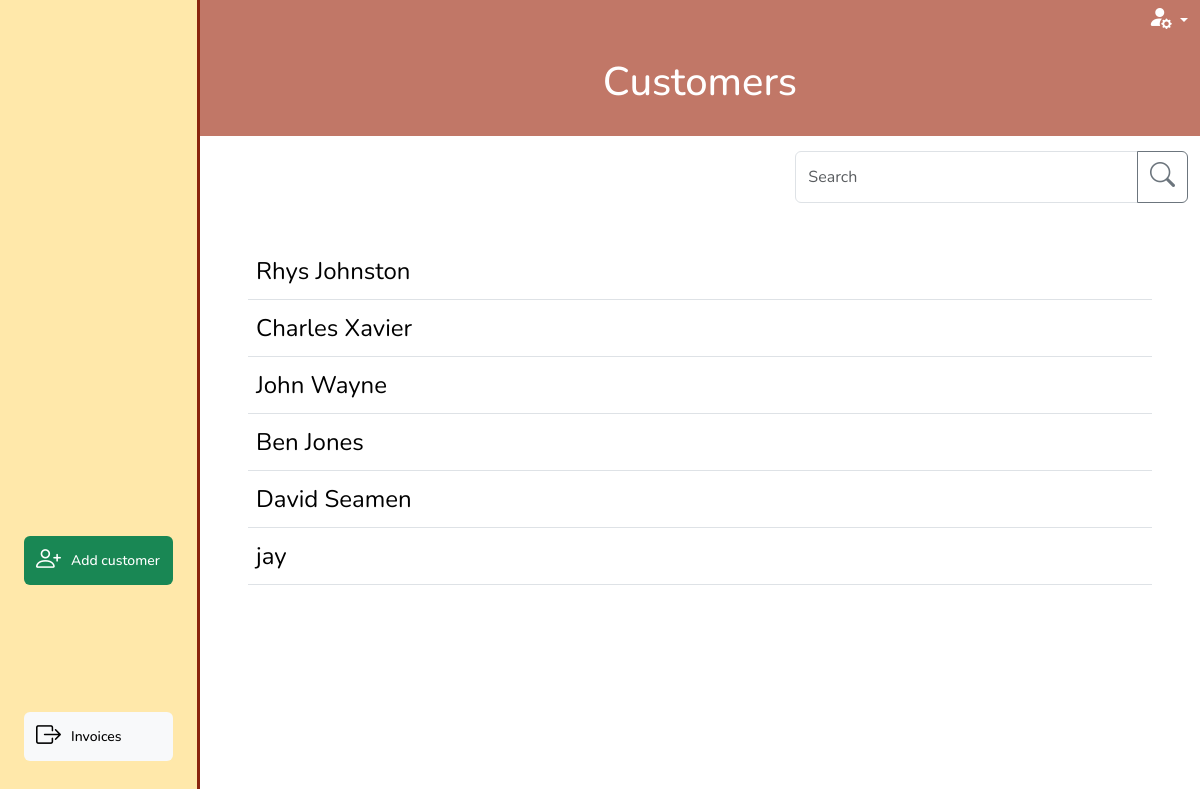
The app's page /customers/ with its own data.
### customer/models.py (models this page shows, shortened)
class Customer(models.Model):
    class CustomerType(models.IntegerChoices):
        TRADE = 1, 'Trade'
        PRIVATE = 2, 'Private'
    class PaymentTerms(models.IntegerChoices):
        PIA = 1, 'Payment in advance'
        NET_7 = 2, '7 days'
        NET_14 = 3, '14 days'
        NET_30 = 4, '30 days'
        NET_60 = 5, '60 days'
    name = models.CharField(max_length=20, blank=False, null=False)
    friendly_name = models.CharField(max_length=10, blank=True, null=True)
    type = models.PositiveSmallIntegerField(
        choices=CustomerType.choices, blank=True, null=True)
    address_line_1 = models.CharField(max_length=27, blank=True, null=True)
    address_line_2 = models.CharField(max_length=27, blank=True, null=True)
    city_region = models.CharField(max_length=27, blank=True, null=True)
    postcode = models.CharField(max_length=10, blank=True, null=True)
    contact_number_primary = models.CharField(max_length=20, blank=True, null=True)
    email = models.CharField(max_length=20, blank=True, null=True)
    payment_terms = models.PositiveSmallIntegerField(
        choices=PaymentTerms.choices, blank=True, null=True)
    active = models.BooleanField(default=True, blank=True, null=True)
    slug = models.SlugField(max_length=100, unique=True, blank=False, null=False)

### customer/views.py (the view)
# urls.py: path('', views.customer_list, name='customer_list'),
def customer_list(request):
    customers = Customer.objects.filter(active=True)
    customer_form = CustomerForm()
    previous_url = 'customer_list'
    template = 'customer/customer_list.html'
    context = {
        'customer_list': customers,
        'customer_form': customer_form,
        'previous_url': 'customer_list',
    }
    return render(request, template, context)

### customer/forms.py (called while the page is built)
def add_or_edit_path(slug, type):
    if slug:
        path = reverse('edit_'+type, args=[slug])
    else:
        path = reverse('add_'+type)
    return path

def add_or_edit_modal(slug, type, layout):
    if slug:
        layout
    else:
        layout = Modal(
            layout,
            css_id=type+"_modal",
            title="Add "+type.capitalize(),
            css_class="modal-lg h-100 overflow-y-auto"
        )
    return  layout

### invoice/context_processors.py (called while the page is built)
def user_creds(request):
    return {
        'Mechanic': request.user.groups.filter(name='Mechanic').exists(),
        'Accounts': request.user.groups.filter(name='Accounts').exists(),
        'Foreman': request.user.groups.filter(name='Foreman').exists(),
    }

### customer/templates/customer/customer_list.html (shortened to what this page needs)
{% extends "base_dashboard.html" %}
{% load static %}
{% load crispy_forms_tags %}
{% block css %}
{{block.super}}
<link rel="stylesheet" href="{% static 'invoice/css/invoice.css' %}">
{% endblock %}
{% block page_title %}Customers{% endblock %}Customer List{% block page_heading %}Customers{% endblock %}
{% block side_menu_action_items %}
<a type="button" data-bs-toggle="modal" data-bs-target="#customer_modal" class="btn side-menu-link btn-success"><i
        class="bi bi-person-plus"></i> <span>Add customer</span></a>
{% endblock side_menu_action_items %}
{% block side_menu_nav_items %}
<a href="{% url 'invoice_list' %}" class="btn side-menu-link btn-light"><i
        class="bi bi-box-arrow-right"></i><span>Invoices</span></a>
{% endblock side_menu_nav_items %}
{% block filter_search %}
<div class="col-12 offset-md-7 col-md-5">
    {% include 'includes/searchbar.html' %}
</div>
{% endblock %}
{% block dashboard_content %}
<table class="table table-hover align-middle">
    <tbody id="table-body">
        {% for customer in customer_list %}
        <tr>
            <td scope="row"><a href="{% url 'customer_summary' slug=customer.slug  %}" class="fs-4">{{ customer.name }}</a></td>
        </tr>
        {% endfor %}
    </tbody>
</table>
{% endblock %}

### static/css/base.css (style rules this page uses)
html { height: 100%; overflow: hidden; }
body { font-family: 'Nunito', Arial, sans-serif; }
a { color: black; text-decoration: none; }
i { font-size: 25px; }
.side-menu-link { display: flex; align-items: center; font-size: 14px; font-weight: 500; border:none; width: 100%; margin-bottom: 15px; }
.side-menu-link > i { font-size: 25px; margin-right: 10px; }
tr { line-height: 40px; }
th > a, td > a { text-decoration: none; display:block }

### records on screen
Customer: name "Rhys Johnston"
Customer: name "Charles Xavier"
Customer: name "John Wayne"
Customer: name "Ben Jones"
Customer: name "David Seamen"
Customer: name "jay"
